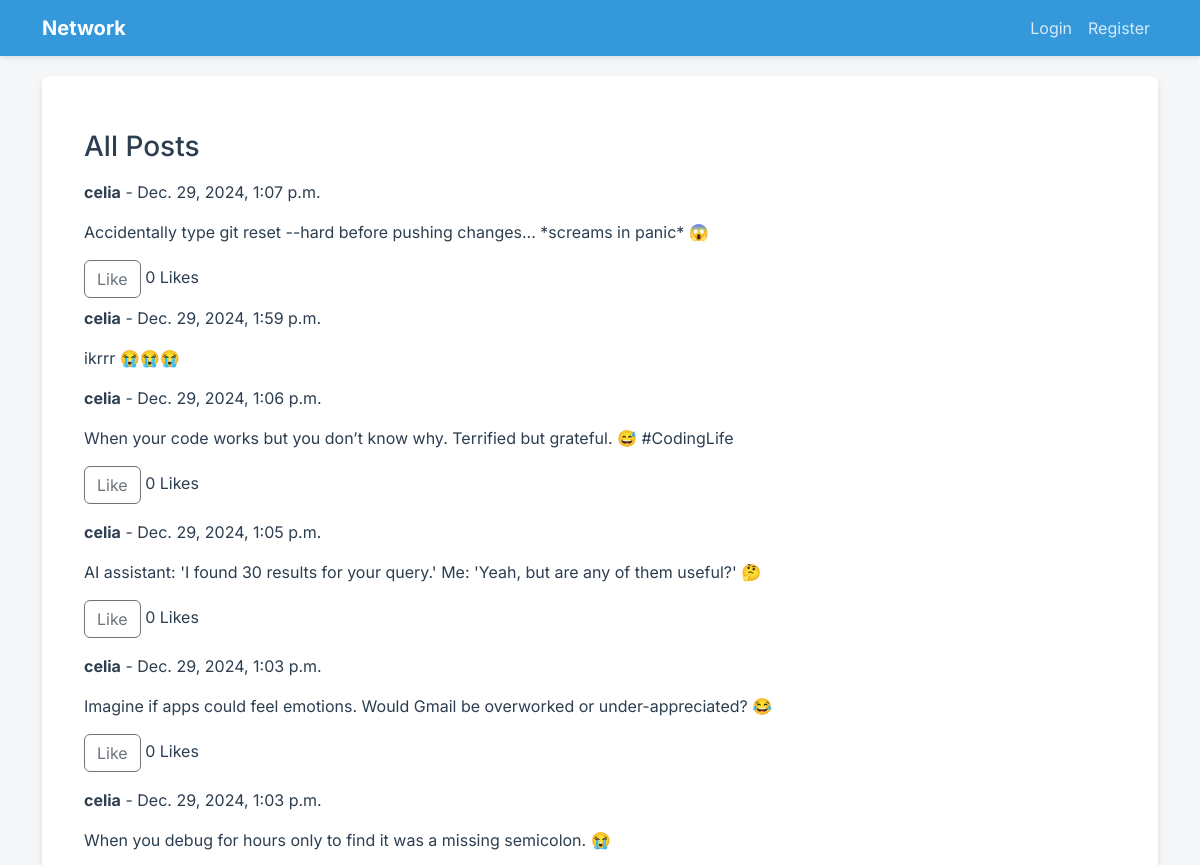
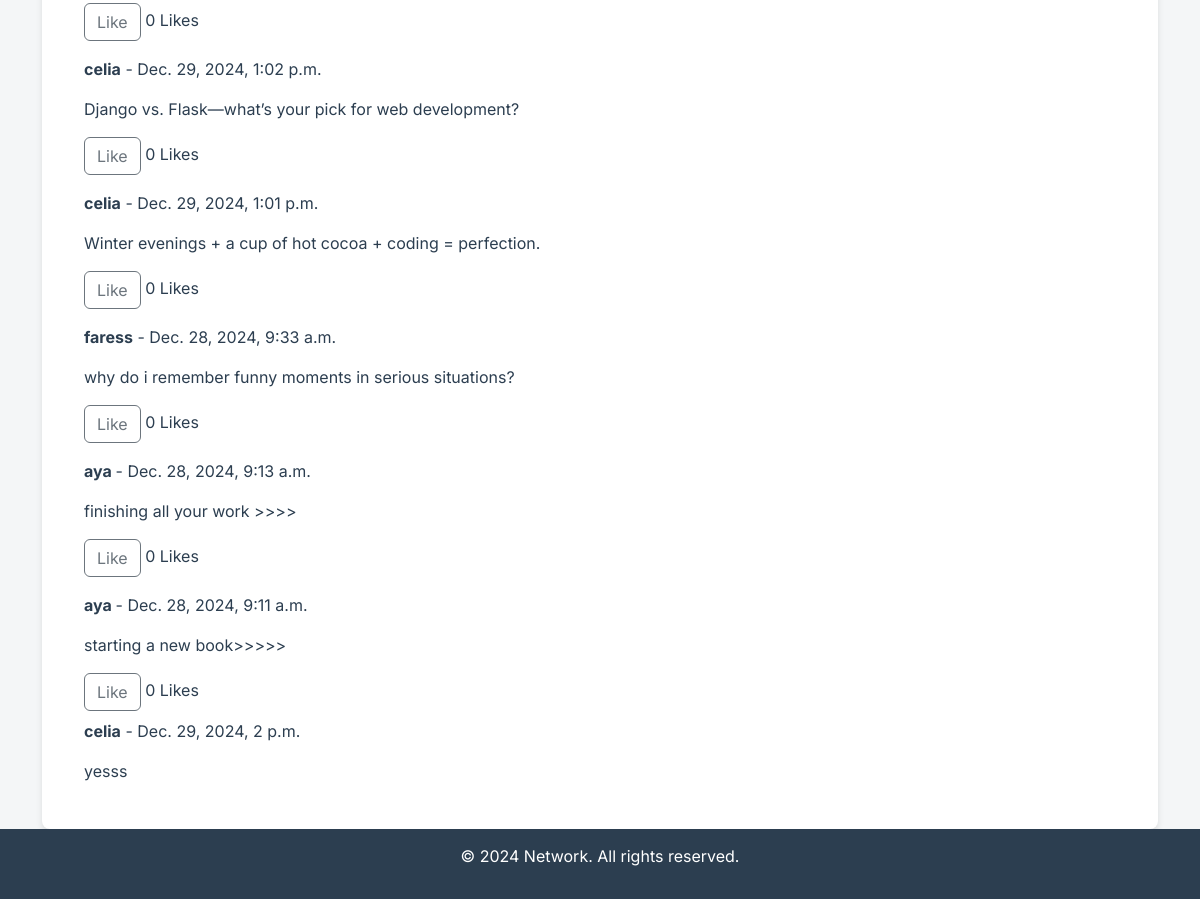
The app's page /all-posts/ with its own data (2 pictures, top to bottom).
### network/models.py (models this page shows, shortened)
class Post(models.Model):
    author = models.ForeignKey(User, on_delete=models.CASCADE, related_name="posts")
    content = models.TextField()
    timestamp = models.DateTimeField(auto_now_add=True)
    likes = models.ManyToManyField(User, related_name="liked_posts", blank=True)

class User(AbstractUser ):
    pass

class Reply(models.Model):
    post = models.ForeignKey(Post, related_name="replies", on_delete=models.CASCADE)
    author = models.ForeignKey(User, on_delete=models.CASCADE)
    content = models.TextField()
    timestamp = models.DateTimeField(auto_now_add=True)

### network/views.py (the view)
# urls.py: path("all-posts/", views.all_posts, name="all_posts"),
def all_posts(request):
    posts = Post.objects.all().order_by('-timestamp')
    paginator = Paginator(posts, 10)
    page_number = request.GET.get('page')
    page_obj = paginator.get_page(page_number)
    return render(request, 'network/all_posts.html', {
        'posts': page_obj
    })

### network/templates/network/all_posts.html (shortened to what this page needs)
{% extends "network/layout.html" %}
{% block body %}
<div class="container mt-4">
    <h3>All Posts</h3>
    <div id="post-container">
        {% for post in posts %}
            <div class="post mt-3" id="post-{{ post.id }}">
                <p><strong>{{ post.author.username }}</strong> - {{ post.timestamp }}</p>
                <div class="post-content" id="content-{{ post.id }}">
                    <p>{{ post.content }}</p>
                </div>
                <button class="like-btn btn btn-outline-secondary" data-id="{{ post.id }}">
                    {% if user in post.likes.all %}
                        Unlike
                    {% else %}
                        Like
                    {% endif %}
                </button>
                <span class="likes-count">{{ post.likes.count }} Likes</span>
                <div class="replies mt-2">
                    {% for reply in post.replies.all %}
                        <div class="reply">
                            <p><strong>{{ reply.author.username }}</strong> - {{ reply.timestamp }}</p>
                            <p>{{ reply.content }}</p>
                        </div>
                    {% endfor %}
                </div>
            </div>
        {% empty %}
            <p>No posts available.</p>
        {% endfor %}
    </div>
</div>
{% endblock %}

### network/templates/network/layout.html (style rules this page uses)
:root { --primary-color: #3498db; --secondary-color: #2ecc71; --text-color: #2c3e50; --background-color: #f4f6f7; }
body { font-family: 'Inter', sans-serif; background-color: var(--background-color); color: var(--text-color); display: flex; flex-direction: column; min-height: 100vh; }

### records on screen
Post: author.username "celia", timestamp "Dec. 29, 2024, 1:07 p.m.", content "Accidentally type git reset --hard before pushing changes... *screams in panic* 😱", shows "Like", likes.count "0"
Reply: author.username "celia", timestamp "Dec. 29, 2024, 1:59 p.m.", content "ikrrr 😭😭😭"
Post: author.username "celia", timestamp "Dec. 29, 2024, 1:06 p.m.", content "When your code works but you don’t know why. Terrified but grateful. 😅 #CodingLife", shows "Like", likes.count "0"
Post: author.username "celia", timestamp "Dec. 29, 2024, 1:05 p.m.", content "AI assistant: 'I found 30 results for your query.' Me: 'Yeah, but are any of them useful?' 🤔", shows "Like", likes.count "0"
Post: author.username "celia", timestamp "Dec. 29, 2024, 1:03 p.m.", content "Imagine if apps could feel emotions. Would Gmail be overworked or under-appreciated? 😂", shows "Like", likes.count "0"
Post: author.username "celia", timestamp "Dec. 29, 2024, 1:03 p.m.", content "When you debug for hours only to find it was a missing semicolon. 😭", shows "Like", likes.count "0"
Post: author.username "celia", timestamp "Dec. 29, 2024, 1:02 p.m.", content "Django vs. Flask—what’s your pick for web development?", shows "Like", likes.count "0"
Post: author.username "celia", timestamp "Dec. 29, 2024, 1:01 p.m.", content "Winter evenings + a cup of hot cocoa + coding = perfection.", shows "Like", likes.count "0"
Post: author.username "faress", timestamp "Dec. 28, 2024, 9:33 a.m.", content "why do i remember funny moments in serious situations?", shows "Like", likes.count "0"
Post: author.username "aya", timestamp "Dec. 28, 2024, 9:13 a.m.", content "finishing all your work >>>>", shows "Like", likes.count "0"
Post: author.username "aya", timestamp "Dec. 28, 2024, 9:11 a.m.", content "starting a new book>>>>>", shows "Like", likes.count "0"
Reply: author.username "celia", timestamp "Dec. 29, 2024, 2 p.m.", content "yesss"
